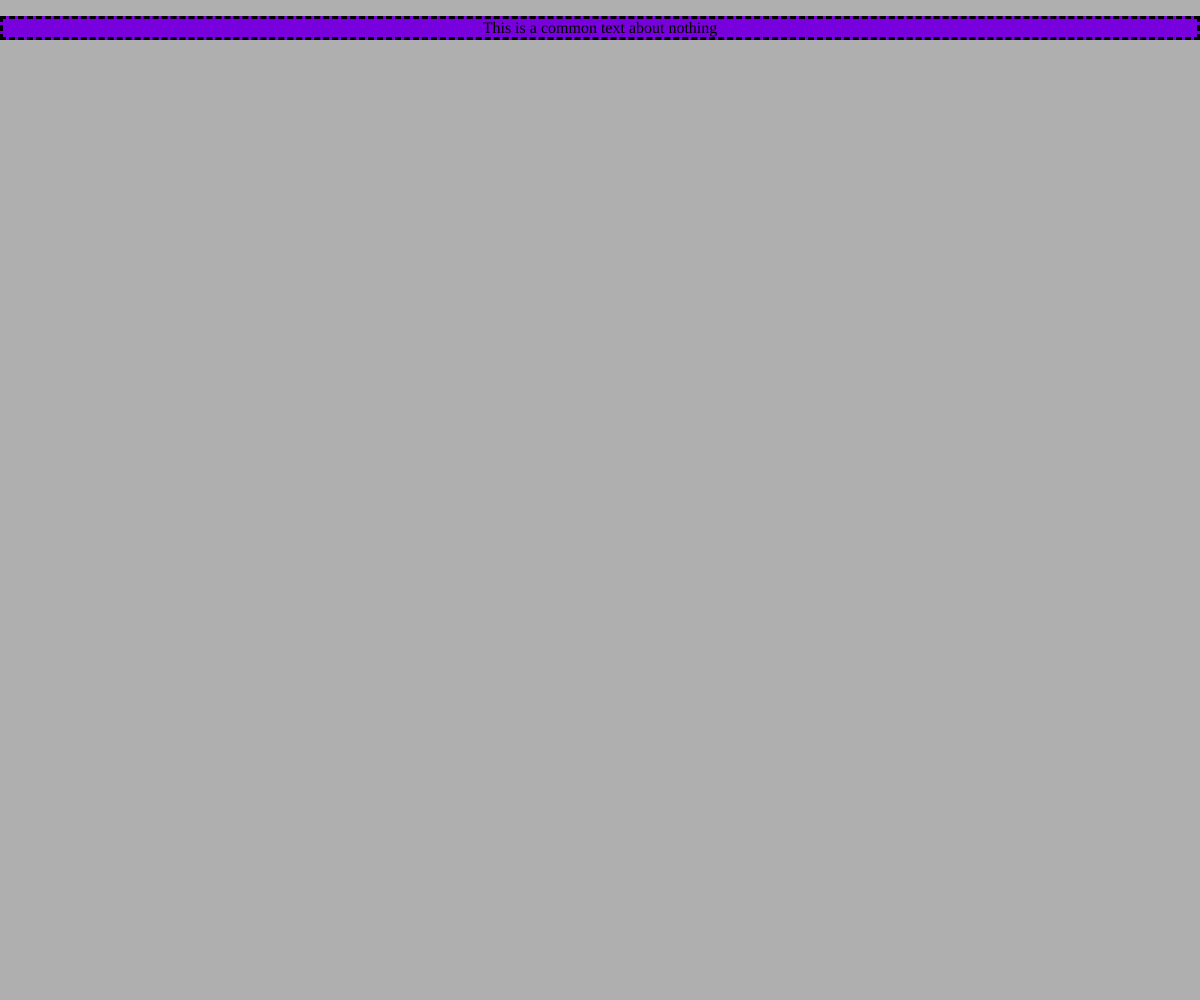
Frame 1 (no input)
Frame 60 (no input): identical to frame 1, image omitted
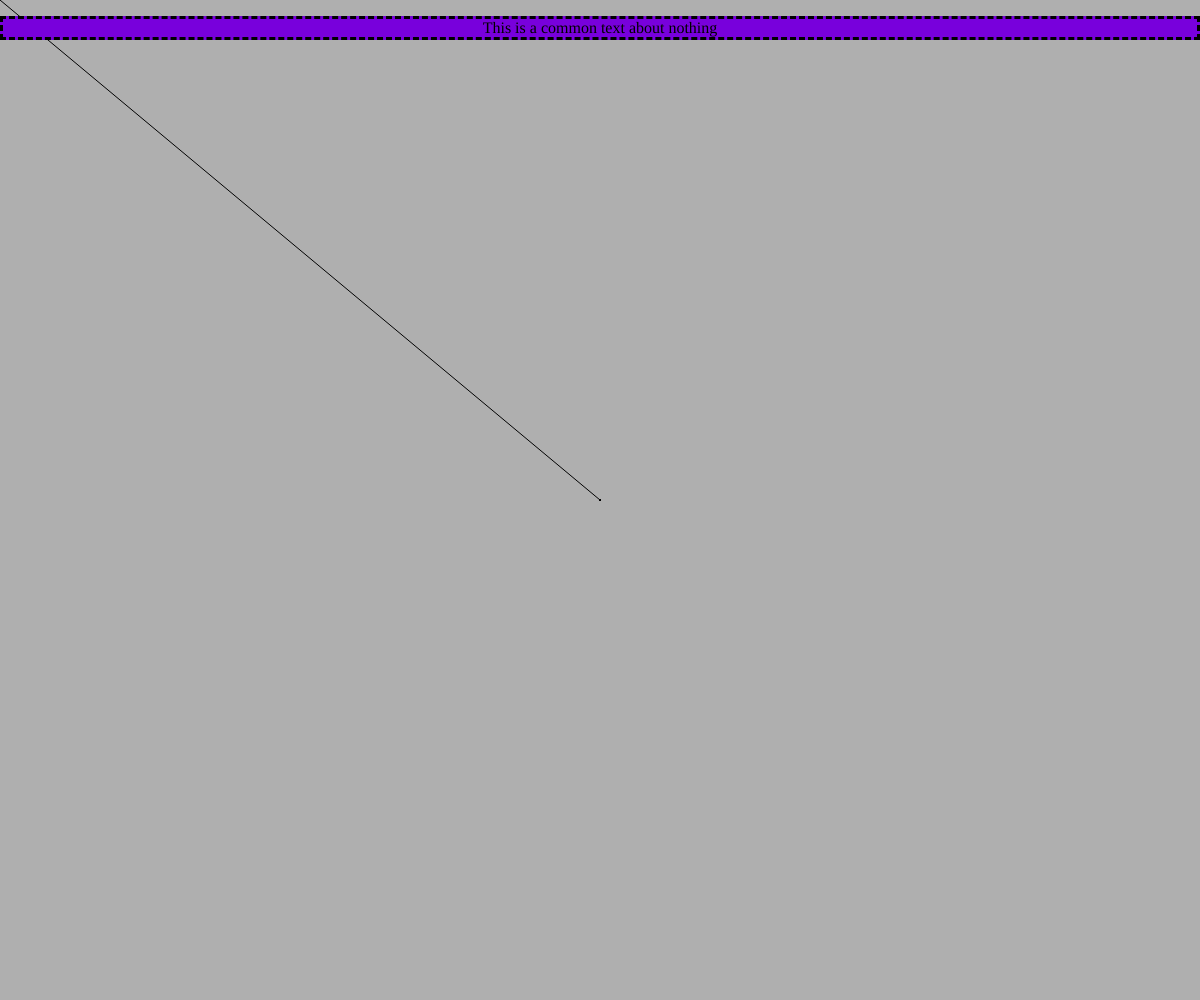
Frame 120 (the mouse pressed at the canvas centre since frame 60)

The p5.js sketch that drew these frames (run headless with seeded random() and noise() and a simulated clock; from frame 60 on, the mouse is pressed at the canvas centre):

// p5.js sketch
// ── sketch.js
let canvas;
let p;

function setup() {
  p = createP("This is a common text about nothing");
  p.style("background-color",color(120,0,220));
  p.style("width", "windowWidth");
  p.style("text-align", "center");
  p.style("border-style", "dashed");
  canvas = createCanvas(windowWidth, windowHeight);
  canvas.position(0,0);
  canvas.style("z-index", -1);
  background(175);
} 

function windwosResized()
{
  resizeCanvas(windowWidth, windowHeight);
}

function draw() {

  if(mouseIsPressed)
  {
    line(pmouseX,pmouseY,mouseX,mouseY);
  }
  
} 
